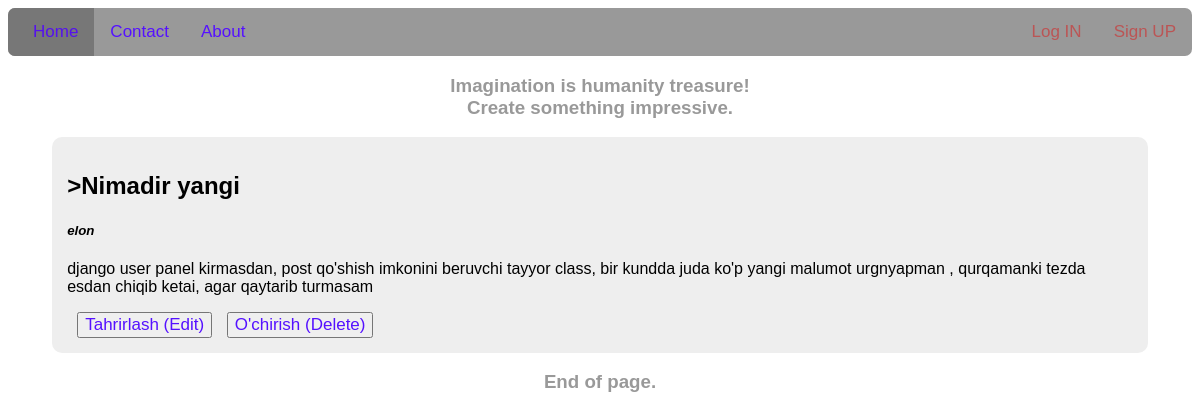
Page /post/6/ on the committed database.
### blog/models.py (models this page shows, shortened)
class Post(models.Model):
	title = models.CharField(max_length=100)
	author = models.ForeignKey(
		'auth.User',
		on_delete=models.CASCADE)
	summary = models.CharField(max_length=300)
	body= models.TextField()

### blog/views.py (the view)
# urls.py: path('post/<int:pk>/',BlogDetailView.as_view(), name='post_detail'),
class BlogDetailView(DetailView):
	model = Post
	template_name = 'post_detail.html'

### templates/post_detail.html
{% extends "base.html" %}
{% block content %}
		<div>
		<h2>>{{ post.title }}</h2>
		<h5><i>{{ post.author }}</i></h5>
		<p>{{ post.body }}</p>
		</div>
		<span class="edit">
			<button><a href="{% url 'post_edit' post.pk %}">Tahrirlash (Edit)</a></button>
			<button><a href="{% url 'post_delete' post.pk %}">O'chirish (Delete)</a></button>
		</span>
{% endblock content %}

### static/css/base.css (style rules this page uses)
body { font-family: sans-serif; }
.edit a { text-decoration: none; color: #51f; font-size: 17px; }
.edit button { color: #eee; margin-left: 10px; }

### rows in the picture
Post: title "Nimadir yangi", author "elon", body "django user panel kirmasdan, post qo'shish imkonini beruvchi tayyor class, bir kundda juda ko'p yangi malumot urgnyapman , qurqamanki tezda esdan chiqib ketai, agar qaytarib turmasam"
